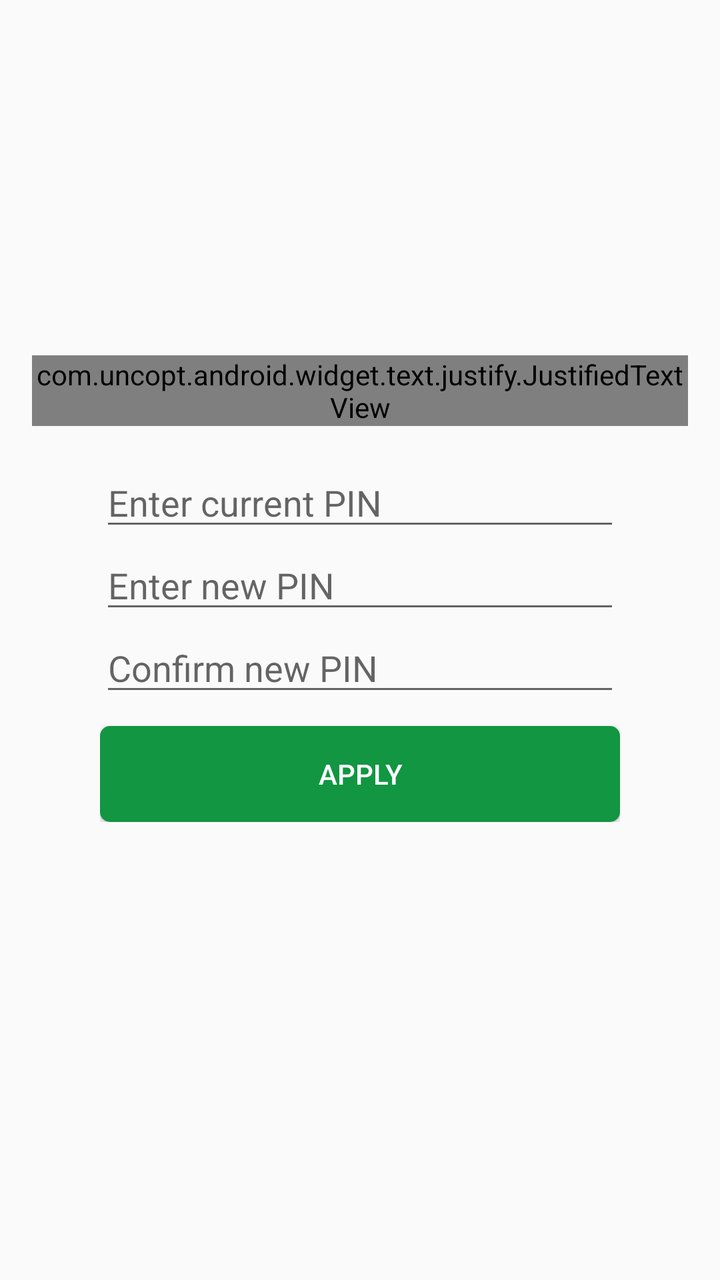
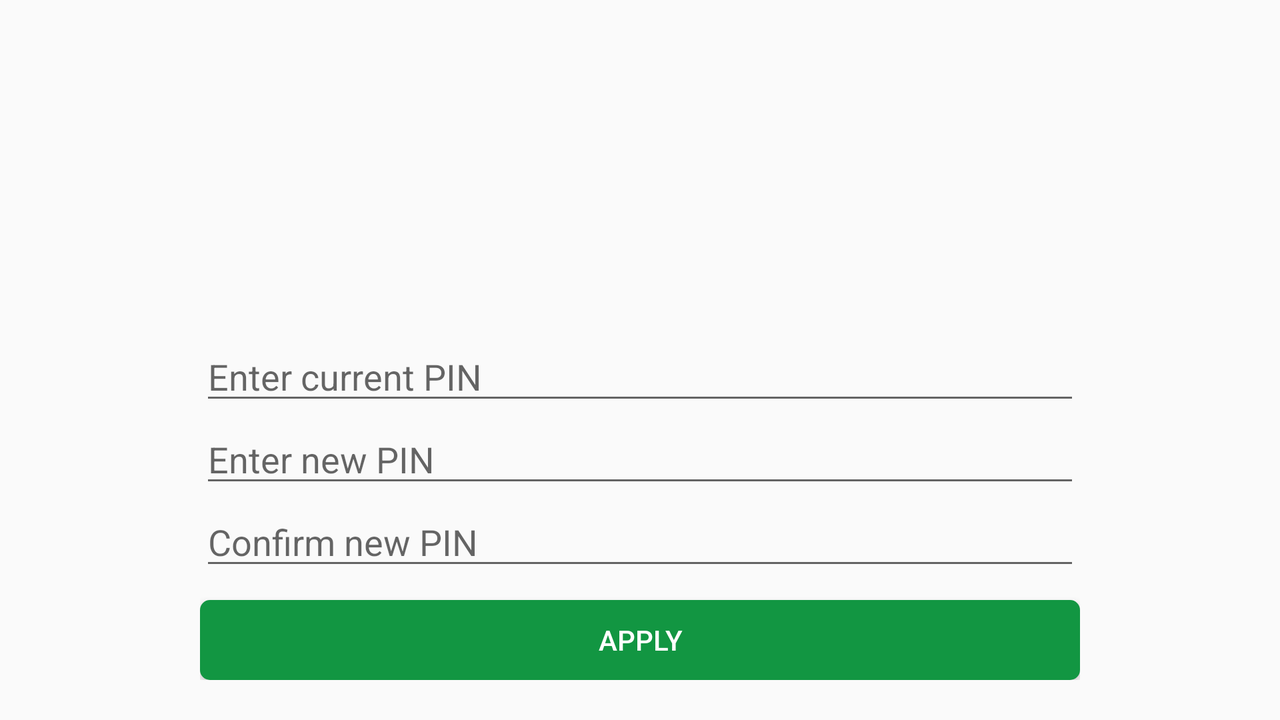

One screen, two layout resources from the same app: the default and the repository's alternative for another configuration. Each is rendered where Android would select it; the XML of both is given below.
<!-- AndroidManifest.xml: application theme AppTheme -->
<!-- res/layout/fragment_change_pin.xml -->
<?xml version="1.0" encoding="utf-8"?>
<android.support.design.widget.CoordinatorLayout android:layout_height="match_parent"
    android:layout_width="match_parent"
    android:id="@+id/CoordinatorLayoutChangePin"
    xmlns:android="http://schemas.android.com/apk/res/android">
 <RelativeLayout xmlns:android="http://schemas.android.com/apk/res/android"
    xmlns:tools="http://schemas.android.com/tools"
    android:layout_width="match_parent"
    android:layout_height="match_parent"


    tools:context=".activity.loginactivity.PinActivity.PinActivity">

    <LinearLayout
        android:orientation="vertical"
        android:layout_width="match_parent"
        android:layout_height="wrap_content"
        android:layout_centerVertical="true"
        android:layout_centerHorizontal="true"
        android:id="@+id/linearlayout"
        android:layout_marginLeft="50dp"
        android:layout_marginRight="50dp">

        <EditText
            android:layout_width="match_parent"
            android:layout_height="wrap_content"
            android:maxLines="1"
            android:maxLength="4"
            android:inputType="numberPassword"
            android:imeOptions="actionNext"

            android:hint="Enter current PIN"
            android:id="@+id/editText_current_pin" />

        <EditText
            android:layout_width="match_parent"
            android:layout_height="wrap_content"
            android:maxLines="1"
            android:maxLength="4"
            android:inputType="numberPassword"
            android:imeOptions="actionNext"

            android:hint="Enter new PIN"
            android:id="@+id/editText_pin" />

        <EditText
            android:layout_width="match_parent"
            android:layout_height="wrap_content"
            android:hint="@string/confirm_new_pin"
            android:maxLines="1"
            android:maxLength="4"
            android:inputType="numberPassword"
            android:imeOptions="actionDone"
            android:id="@+id/editText_confirm_pin" />

        <Button
            android:layout_width="match_parent"
            android:layout_height="wrap_content"
            android:layout_marginTop="10dp"

            android:background="@drawable/buttonselctor_login"

            android:text="Apply"
            android:textColor="#ffffff"
            android:id="@+id/button_pin"
            android:layout_gravity="center_horizontal" />
    </LinearLayout>

    <com.uncopt.android.widget.text.justify.JustifiedTextView
        android:layout_marginBottom="15dp"
        android:layout_width="wrap_content"
        android:layout_margin="@dimen/text_margin"
        android:layout_height="wrap_content"
        android:text="@string/secretkeytext"
        android:id="@+id/textView3"
        android:layout_above="@+id/linearlayout"
        android:layout_centerHorizontal="true" />


</RelativeLayout>
</android.support.design.widget.CoordinatorLayout>
<!-- resources referenced by this layout -->
<resources>
  <dimen name="text_margin">16dp</dimen>
  <!-- drawable buttonselctor_login (drawable) -->
  <?xml version="1.0" encoding="utf-8"?>
  <selector   xmlns:android="http://schemas.android.com/apk/res/android">
  
      <item android:state_pressed="true">
          <shape android:shape="rectangle"
              >
              <solid android:color="@color/colorGreenLoginAlternative"/>
              <corners android:radius="@dimen/button_raidus"/>
  
          </shape>
      </item>
      <item android:state_focused="true">
          <shape android:shape="rectangle"
              >
              <solid android:color="@color/colorGreenLoginAlternative"/>
              <corners android:radius="@dimen/button_raidus"/>
  
          </shape>
      </item>
  
      <item >
          <shape android:shape="rectangle"
              >
              <solid android:color="@color/colorGreenLogin"/>
              <corners android:radius="@dimen/button_raidus"/>
  
          </shape>
      </item>
  
  
  
  </selector>
  <string name="confirm_new_pin">Confirm new PIN</string>
  <string name="secretkeytext">You must use this secret pin  to open eZypay everytime</string>
  <style name="AppTheme" parent="Theme.AppCompat.Light.DarkActionBar">
          
          <item name="colorPrimary">@color/colorPrimary</item>
          <item name="colorPrimaryDark">@color/colorPrimaryDark</item>
          <item name="android:windowActionBarOverlay">true</item>
          <item name="colorAccent">@color/colorAccent</item>
      </style>
  <color name="colorGreenLoginAlternative">#0c692e</color>
  <dimen name="button_raidus">5dp</dimen>
  <color name="colorGreenLogin">#129642</color>
  <color name="colorPrimary">#2AB359</color>
  <color name="colorPrimaryDark">#1EA74D</color>
  <color name="colorAccent">#FF4081</color>
</resources>
<!-- res/layout-land/fragment_change_pin.xml (the repository's variant of the layout above) -->
<!-- drawn on the phone turned sideways -->
<?xml version="1.0" encoding="utf-8"?>
<android.support.design.widget.CoordinatorLayout xmlns:app="http://schemas.android.com/apk/res-auto"
    xmlns:tools="http://schemas.android.com/tools"
    android:layout_height="match_parent"
    android:layout_width="match_parent"
    android:id="@+id/CoordinatorLayoutChangePin"
    xmlns:android="http://schemas.android.com/apk/res/android">

    <RelativeLayout
        android:layout_width="match_parent"
        android:layout_height="match_parent"


        tools:context=".activity.loginactivity.PinActivity.PinActivity">

        <LinearLayout
            android:orientation="vertical"
            android:layout_width="match_parent"
            android:layout_height="wrap_content"
            android:id="@+id/linearlayout"
            android:layout_marginLeft="100dp"
            android:layout_marginRight="100dp"
            android:layout_centerVertical="true"
            android:layout_marginBottom="20dp"

            android:layout_alignParentBottom="true"
             >

            <EditText
                android:layout_width="match_parent"
                android:layout_height="wrap_content"
                android:maxLines="1"
                android:maxLength="4"
                android:inputType="numberPassword"
                android:imeOptions="actionNext"

                android:hint="Enter current PIN"
                android:id="@+id/editText_current_pin" />

            <EditText
                android:layout_width="match_parent"
                android:layout_height="wrap_content"
                android:maxLines="1"
                android:maxLength="4"
                android:inputType="numberPassword"
                android:imeOptions="actionNext"


                android:hint="Enter new PIN"
                android:id="@+id/editText_pin" />

            <EditText
                android:layout_width="match_parent"
                android:layout_height="wrap_content"
                android:hint="@string/confirm_new_pin"
                android:maxLines="1"
                android:maxLength="4"
                android:inputType="numberPassword"
                android:imeOptions="actionDone"

                android:id="@+id/editText_confirm_pin" />

            <Button
                android:layout_width="match_parent"
                android:layout_height="40dp"
                android:layout_marginTop="10dp"

                android:background="@drawable/buttonselctor_login"

                android:text="Apply"
                android:textColor="#ffffff"
                android:id="@+id/button_pin"
                android:layout_gravity="center_horizontal" />
        </LinearLayout>

        <com.uncopt.android.widget.text.justify.JustifiedTextView
            android:layout_marginBottom="15dp"
            android:layout_width="wrap_content"
            android:layout_margin="@dimen/text_margin"
            android:layout_height="wrap_content"
            android:visibility="gone"
            android:text="@string/secretkeytext"
            android:id="@+id/textView3"
            android:layout_above="@+id/linearlayout"
            android:layout_centerHorizontal="true" />

    </RelativeLayout>
</android.support.design.widget.CoordinatorLayout>
